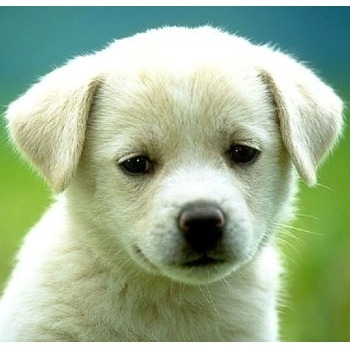
#> input picture 7. Deep Learning Keras/dataset/dog.jpg, 350 x 350 px, found by its file name
$ jupyter execute --allow-errors Basic_Python.ipynb   (shell and % lines are left out)
#> lines starting #> are read from the running program, lines starting #| are printed output that depends on the picture
<a href="https://colab.research.google.com/github/deepnoid/education/blob/master/7.%20Deep%20Learning%20Keras/Basic_Python.ipynb" target="_parent"></a>

# 1. Numpy Array 연산

## 모듈 불러오기

[cell 1]
import numpy as np

## Array 만들기

### 1-d Array 만드는 방법1

[cell 2]
arr1 = [1, 2, 3, 4, 5, 6, 7, 8, 9, 10]

[cell 3]
arr1

[cell 4]
arr1 = np.array(arr1)

[cell 5]
arr1

### 1-d Array 만드는 방법2

[cell 6]
arr1 = np.arange(1,11)

[cell 7]
arr1

### 2-d Array 만드는 방법1

[cell 8]
arr = np.array([[1,2],
                [3,4]])

[cell 9]
arr

### 2-d Array 만드는 방법2

[cell 10]
arr = np.array([1,2,3,4])

[cell 11]
arr

[cell 12]
arr = arr.reshape((2,2))

[cell 13]
arr

## 간단한 Array 함수

최대값 구하기

[cell 14]
np.max(arr1)

최소값 구하기

[cell 15]
np.min(arr1)

평균값 구하기

[cell 16]
np.mean(arr1)

표준편차 구하기

[cell 17]
np.std(arr1)

## Array 연산하기

[cell 18]
arr2 = np.ones((10, ))

[cell 19]
arr2

덧셈

[cell 20]
arr1 + arr2

뺄셈

[cell 21]
arr1 - arr2

곱셈

[cell 22]
arr2 = arr2 * 2

[cell 23]
arr2

[cell 24]
arr1 * arr2

나눗셈

[cell 25]
arr1 / arr2

Z-score

[cell 26]
(arr1 - np.mean(arr1)) / np.std(arr1)

# 2. 파이썬 기본 문법

## Array Slice

[cell 27]
arr = np.arange(1, 26)

[cell 28]
arr

[cell 29]
arr[0]

[cell 30]
arr[0:3]

[cell 31]
arr[:3]

[cell 32]
arr[-1]

[cell 33]
arr = arr.reshape((5,5))

[cell 34]
arr

[cell 35]
arr[0, 2]

[cell 36]
arr[1:4, 2:5]

## If 문

[cell 37]
a = 0

[cell 38]
if a == 0:
  print('ZERO')
elif a == 1:
  print('ONE')
else:
  print('OTHERS')

## Loop 문

[cell 39]
arr = np.arange(1, 11)

[cell 40]
for a in arr:
  print(a)

[cell 41]
for a in arr:
  if a == 1:
    print('ONE')
  elif 1 < a < 10:
    print('OTHERS')
  else:
    print('TEN')

# 3. 이미지 출력

## 모듈 불러오기

[cell 42]
from matplotlib import pyplot as plt
import cv2

## Array 를 이미지로 만들기

[cell 43]
arr = np.arange(64).reshape((8,8))

[cell 44]
arr

[cell 45]
plt.imshow(arr, vmin=0, cmap='gray')
plt.grid(None)
plt.show()
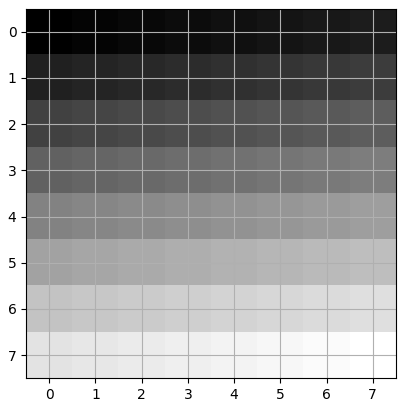
#> figure drawn by matplotlib, 1 panel

[cell 46]
eye = np.eye(8,8)

[cell 47]
eye

[cell 48]
plt.imshow(eye, vmin=0, cmap='gray')
plt.grid(None)
plt.show()
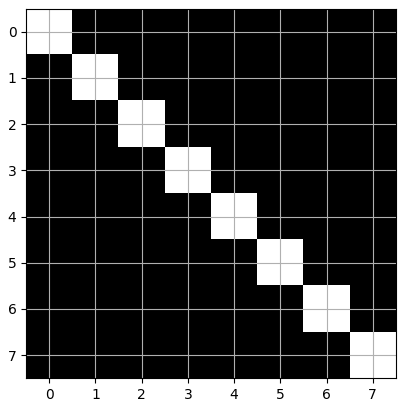
#> figure drawn by matplotlib, 1 panel

[cell 49]
filtered = arr * eye

[cell 50]
filtered

[cell 51]
plt.imshow(filtered, vmin=0, cmap='gray')
plt.grid(None)
plt.show()
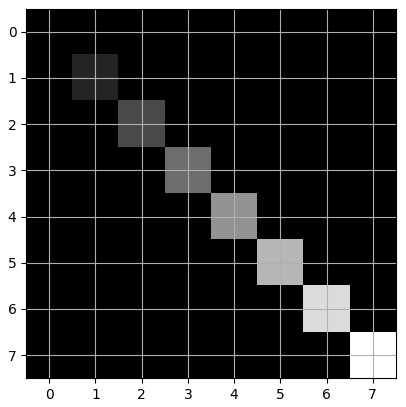
#> figure drawn by matplotlib, 1 panel

## 이미지 불러오기

[cell 52]
path = r'./education/7. Deep Learning Keras/dataset/dog.jpg'
dog = cv2.imread(path, cv2.IMREAD_GRAYSCALE)
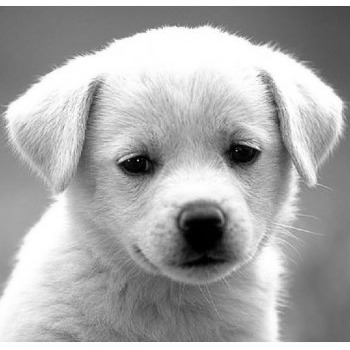
#> dog: shape (350, 350); min 0, max 255, mean 170.3

[cell 53]
plt.imshow(dog, vmin=0, vmax=255, cmap='gray')
plt.grid(None)
plt.show()

[cell 54]
dog

[cell 55]
dog.shape
#> Out = (350, 350)

## 이미지 변환하기

[cell 56]
plt.imshow(dog[100:200,100:200], vmin=0, vmax=255, cmap='gray')
plt.grid(None)
plt.show()
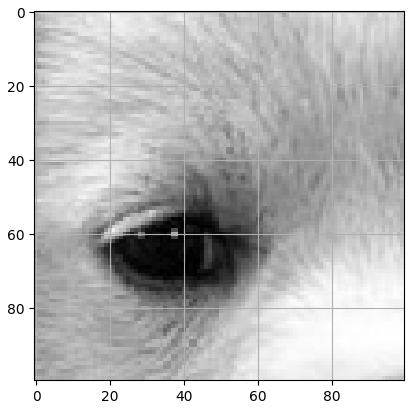
#> figure drawn by matplotlib, 1 panel

[cell 57]
plt.imshow(dog / 2, vmin=0, vmax=255, cmap='gray')
plt.grid(None)
plt.show()
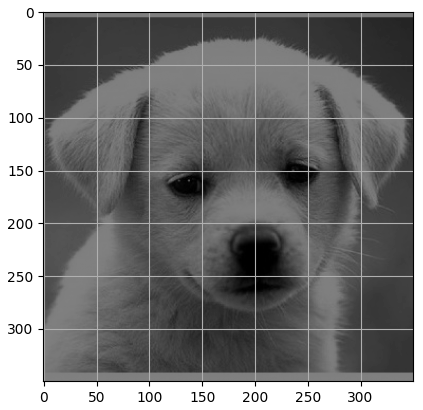
#> figure drawn by matplotlib, 1 panel

## 필터 씌우기

[cell 58]
arr = np.empty(350 * 350)

for idx in range(350 * 350):
  if idx % 2 == 0 :
    arr[idx] = 0
  else:
    arr[idx] = 1

[cell 59]
arr = arr.reshape((350, 350))
arr

[cell 60]
plt.imshow(arr, vmin=0, vmax=1, cmap='gray')
plt.grid(None)
plt.show()
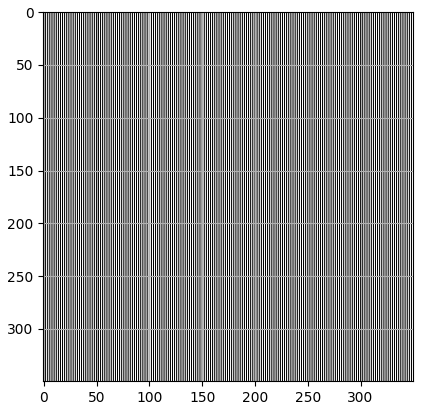
#> figure drawn by matplotlib, 1 panel

[cell 61]
plt.imshow(dog * arr, vmin=0, vmax=255, cmap='gray')
plt.grid(None)
plt.show()
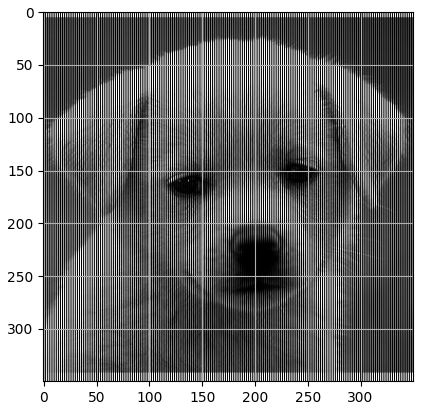
#> figure drawn by matplotlib, 1 panel

$ run again, with 4. U-Net/input/2d_image/ID_0009_Z_0114.jpg copied over 7. Deep Learning Keras/dataset/dog.jpg
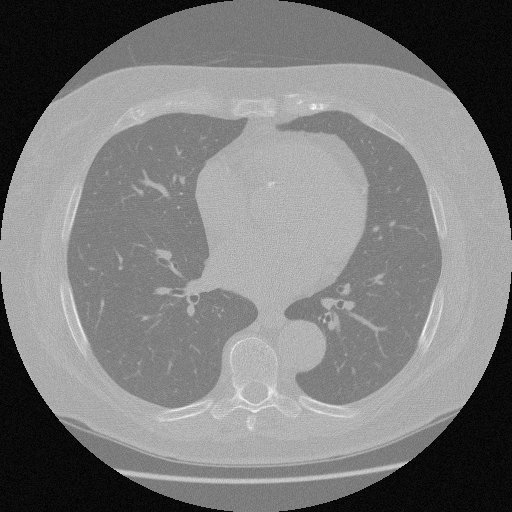
#> input picture 4. U-Net/input/2d_image/ID_0009_Z_0114.jpg, 512 x 512 px, found by its file name
#> dog is the input picture: shape (512, 512); min 0, max 255, mean 124.1
#> `plt.show()`:
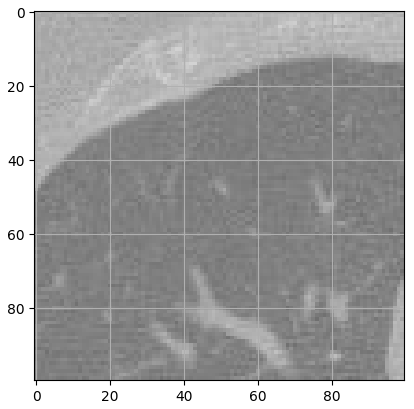
#> figure drawn by matplotlib, 1 panel
#> `plt.show()`:
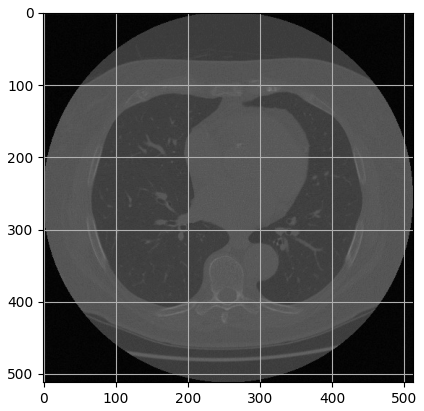
#> figure drawn by matplotlib, 1 panel
